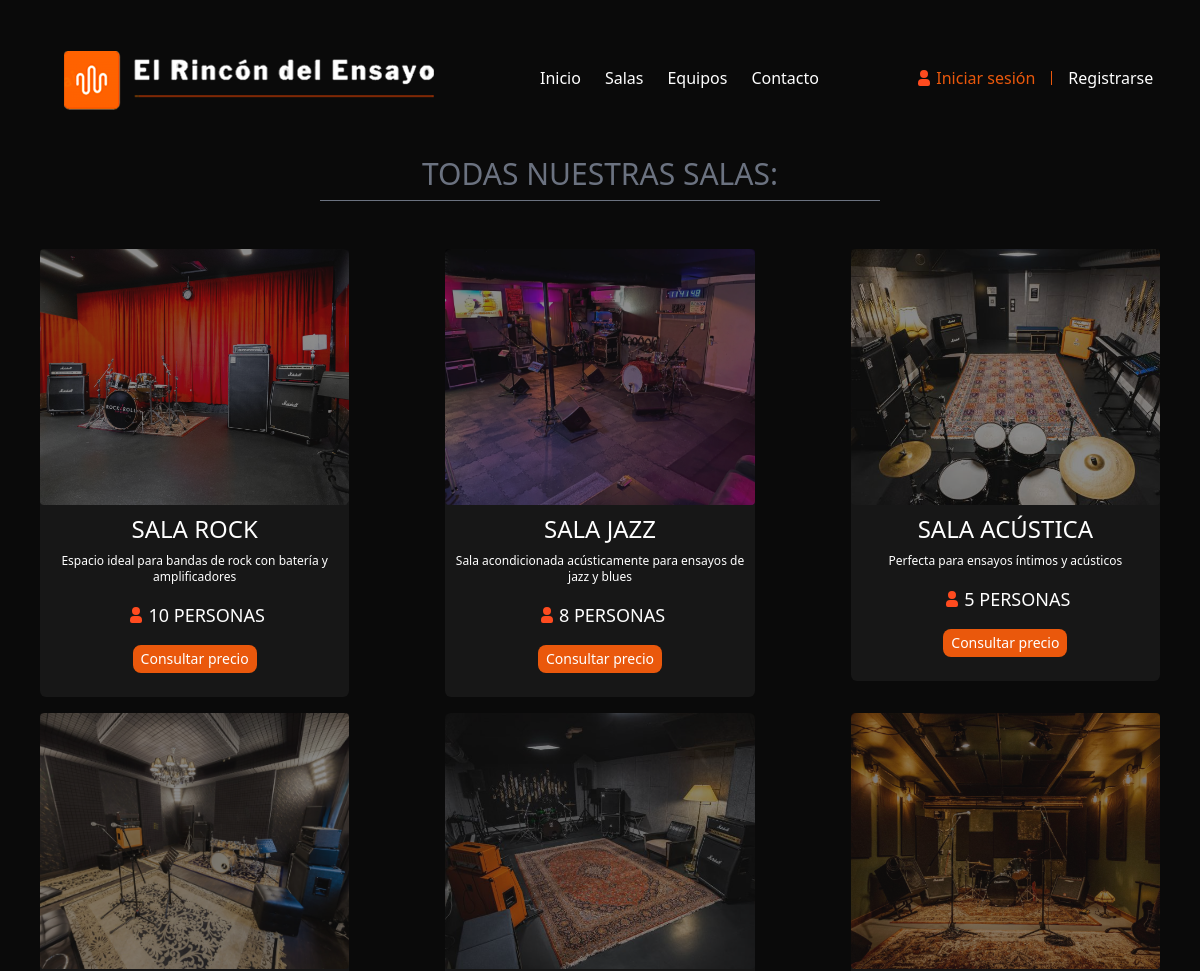
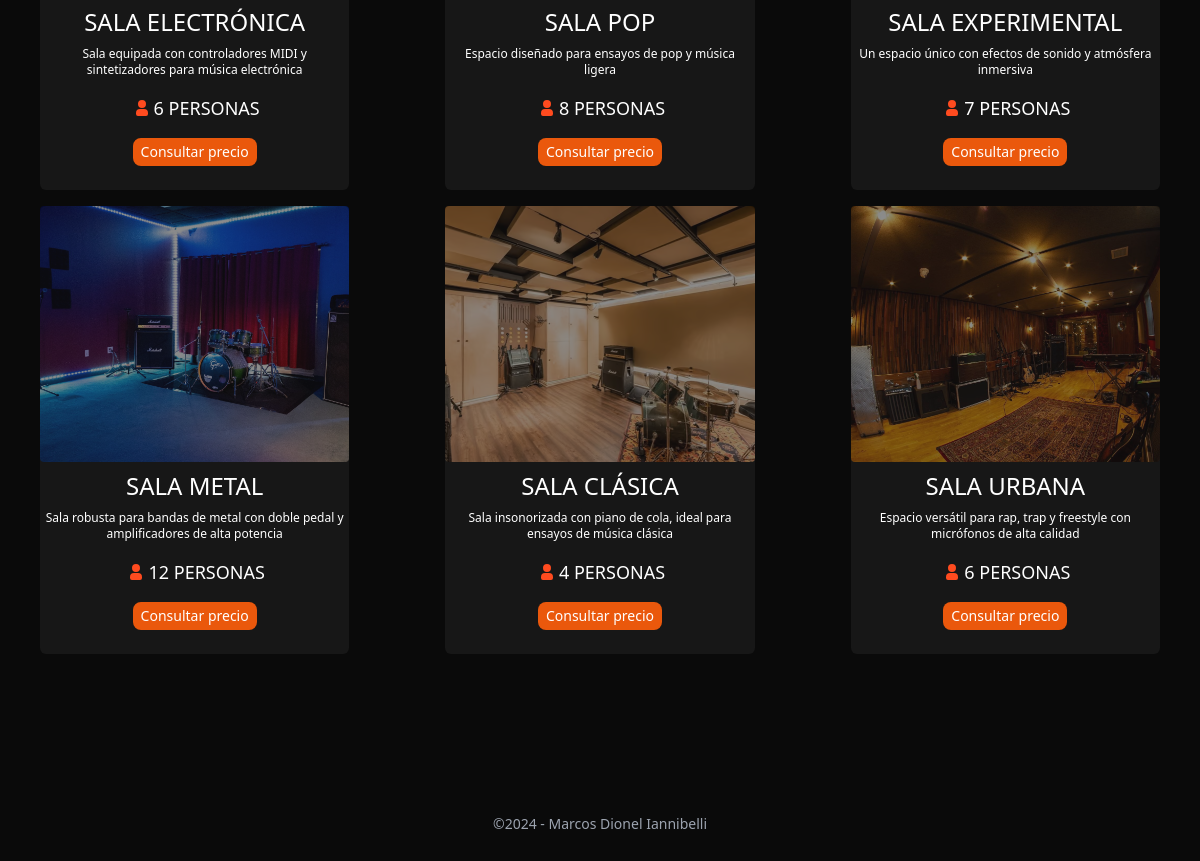
The page /pages/salas.php on the database its author committed (2 pictures, top to bottom).
### tables this page shows
CREATE TABLE salas (
    id_sala INT AUTO_INCREMENT PRIMARY KEY,
    nombre VARCHAR(100) NOT NULL,
    descripcion TEXT,
    capacidad INT NOT NULL,
    precio_hora DECIMAL(10, 2) NOT NULL,
    direccion VARCHAR(255) NOT NULL,
    foto VARCHAR(255)
);

### components/salas/mostrar-salas.php (the view)
<?php
require_once("../db/config/config.php");
if ($db != NULL) {
  $query = "SELECT * FROM salas";
  $result = mysqli_query($db, $query);
  while ($row = mysqli_fetch_array($result)) {
    print "
          <div class='px-10 md:px-2 lg:px-10 md:mt-0'>
          <div class='flex flex-col gap-x-6 justify-center items-center bg-neutral-900 rounded-md pb-6'>
          <figure>
            <img src=$row[foto] alt=$row[nombre] class='w-screen h-64 object-cover rounded opacity-50 hover:opacity-100 duration-500'/>
          </figure>
              <h2 class='mt-2 text-white uppercase text-2xl font-light'>$row[nombre]</h2>
              <p class='text-white text-xs max-w-[300px] text-center my-2'>$row[descripcion]</p>
              <div class='flex mt-2 items-center'>
              <svg class='w-6 h-6 text-gray-800 dark:text-white' aria-hidden='true' xmlns='http://www.w3.org/2000/svg' width='24' height='24' fill='#ff4b1f' viewBox='0 0 24 24'>
<path fill-rule='evenodd' d='M12 4a4 4 0 1 0 0 8 4 4 0 0 0 0-8Zm-2 9a4 4 0 0 0-4 4v1a2 2 0 0 0 2 2h8a2 2 0 0 0 2-2v-1a4 4 0 0 0-4-4h-4Z' clip-rule='evenodd'/>
</svg>
                <span class='text-white uppercase text-lg font-medium'>$row[capacidad] PERSONAS</span>
                </div>
                <a href='../../pages/contacto.php' class='text-white text-sm bg-orange-600 hover:bg-orange-700 duration-500 py-1 px-2 rounded-lg mt-4'>Consultar precio</a>
            </div>
          </div>
        ";
  }
}
?>

### rows shown on the page
salas: foto (picture), nombre "SALA ROCK", descripcion "Espacio ideal para bandas de rock con batería y amplificadores", capacidad "10"
salas: foto (picture), nombre "SALA JAZZ", descripcion "Sala acondicionada acústicamente para ensayos de jazz y blues", capacidad "8"
salas: foto (picture), nombre "SALA ACÚSTICA", descripcion "Perfecta para ensayos íntimos y acústicos", capacidad "5"
salas: foto (picture), nombre "SALA ELECTRÓNICA", descripcion "Sala equipada con controladores MIDI y sintetizadores para música electrónica", capacidad "6"
salas: foto (picture), nombre "SALA POP", descripcion "Espacio diseñado para ensayos de pop y música ligera", capacidad "8"
salas: foto (picture), nombre "SALA EXPERIMENTAL", descripcion "Un espacio único con efectos de sonido y atmósfera inmersiva", capacidad "7"
salas: foto (picture), nombre "SALA METAL", descripcion "Sala robusta para bandas de metal con doble pedal y amplificadores de alta potencia", capacidad "12"
salas: foto (picture), nombre "SALA CLÁSICA", descripcion "Sala insonorizada con piano de cola, ideal para ensayos de música clásica", capacidad "4"
salas: foto (picture), nombre "SALA URBANA", descripcion "Espacio versátil para rap, trap y freestyle con micrófonos de alta calidad", capacidad "6"
